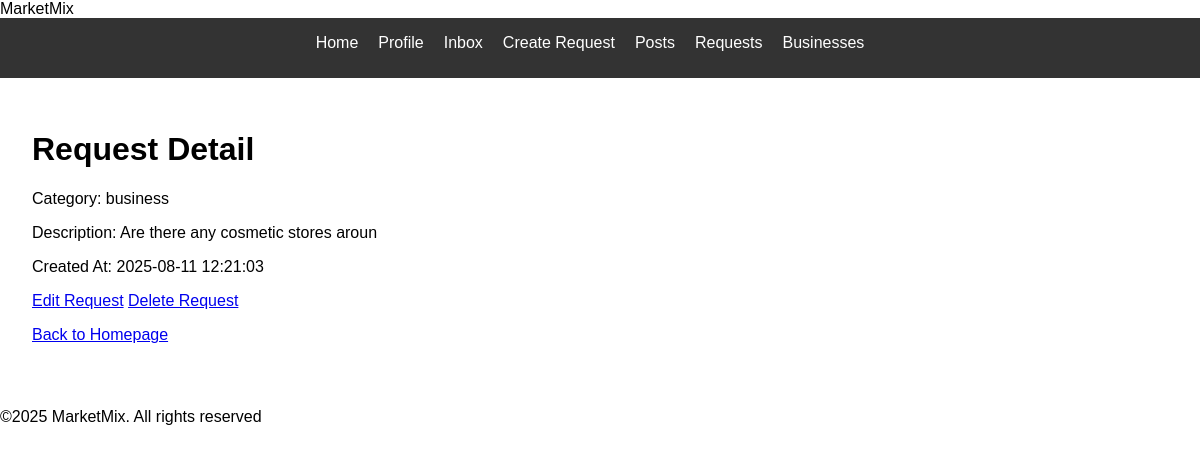
Screenshot of /request/2 (signed in) with the database file from the repository.
### app/models/request.py (models this page shows)
class Request(db.Model):
    id = db.Column(db.Integer, primary_key=True)
    user_id = db.Column(db.Integer, db.ForeignKey('user.id'), nullable=False)
    category = db.Column(db.String(50), nullable=False)
    content = db.Column(db.Text, nullable=False)
    created_at = db.Column(db.DateTime, nullable=False, default=db.func.current_timestamp())
    responses = db.relationship('RequestResponse', backref='request', lazy=True)

### app/routes/request_routes.py (the view)
@request.route('/<int:request_id>')
@login_required
def view_request(request_id):
    request_obj = Request.query.get(request_id)
    return render_template('request/detail.html', request=request_obj)

### app/templates/request/detail.html (shortened to what this page needs)
{% extends 'base.html' %}
{% block content %}
  <h1>Request Detail</h1>
  <p>Category: {{ request.category }}</p>
  <p>Description: {{ request.content }}</p>
  <p>Created At: {{ request.created_at }}</p>
{% if current_user.id == request.user_id %}
  <a href="{{ url_for('request.edit_request', request_id=request.id) }}">Edit Request</a>
  <a href="{{ url_for('request.delete_request', request_id=request.id) }}">Delete Request</a>
{% else %}
  <a href="{{ url_for('message.view_conversation', user_id=request.user_id) }}">Respond</a>
{% endif %}
  <p><a href="{{ url_for('main.homepage') }}">Back to Homepage</a></p>
{% endblock %}

### app/static/css/style.css (style rules this page uses)
body { font-family: Arial, sans-serif; margin: 0; padding: 0; }

### rows the page displays
Request: category "business", content "Are there any cosmetic stores aroun", created_at "2025-08-11 12:21:03"
